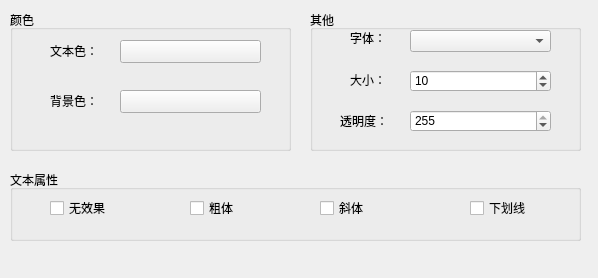
<?xml version="1.0" encoding="UTF-8"?>
<ui version="4.0">
 <class>qDropDownFont</class>
 <widget class="QWidget" name="qDropDownFont">
  <property name="geometry">
   <rect>
    <x>0</x>
    <y>0</y>
    <width>598</width>
    <height>278</height>
   </rect>
  </property>
  <property name="windowTitle">
   <string>Form</string>
  </property>
  <widget class="QGroupBox" name="groupBox">
   <property name="geometry">
    <rect>
     <x>10</x>
     <y>10</y>
     <width>281</width>
     <height>141</height>
    </rect>
   </property>
   <property name="layoutDirection">
    <enum>Qt::LeftToRight</enum>
   </property>
   <property name="title">
    <string>颜色</string>
   </property>
   <widget class="QLabel" name="label_5">
    <property name="geometry">
     <rect>
      <x>40</x>
      <y>30</y>
      <width>51</width>
      <height>21</height>
     </rect>
    </property>
    <property name="text">
     <string>文本色：</string>
    </property>
   </widget>
   <widget class="QLabel" name="label_6">
    <property name="geometry">
     <rect>
      <x>40</x>
      <y>80</y>
      <width>51</width>
      <height>21</height>
     </rect>
    </property>
    <property name="text">
     <string>背景色：</string>
    </property>
   </widget>
   <widget class="QPushButton" name="pushButton">
    <property name="geometry">
     <rect>
      <x>110</x>
      <y>30</y>
      <width>141</width>
      <height>23</height>
     </rect>
    </property>
    <property name="text">
     <string/>
    </property>
   </widget>
   <widget class="QPushButton" name="pushButton_2">
    <property name="geometry">
     <rect>
      <x>110</x>
      <y>80</y>
      <width>141</width>
      <height>23</height>
     </rect>
    </property>
    <property name="text">
     <string/>
    </property>
   </widget>
  </widget>
  <widget class="QGroupBox" name="groupBox_2">
   <property name="geometry">
    <rect>
     <x>10</x>
     <y>170</y>
     <width>571</width>
     <height>71</height>
    </rect>
   </property>
   <property name="title">
    <string>文本属性</string>
   </property>
   <widget class="QCheckBox" name="checkBox_1">
    <property name="geometry">
     <rect>
      <x>40</x>
      <y>30</y>
      <width>91</width>
      <height>16</height>
     </rect>
    </property>
    <property name="text">
     <string>无效果</string>
    </property>
   </widget>
   <widget class="QCheckBox" name="checkBox_2">
    <property name="geometry">
     <rect>
      <x>180</x>
      <y>30</y>
      <width>81</width>
      <height>16</height>
     </rect>
    </property>
    <property name="text">
     <string>粗体</string>
    </property>
   </widget>
   <widget class="QCheckBox" name="checkBox_3">
    <property name="geometry">
     <rect>
      <x>310</x>
      <y>30</y>
      <width>91</width>
      <height>16</height>
     </rect>
    </property>
    <property name="text">
     <string>斜体</string>
    </property>
   </widget>
   <widget class="QCheckBox" name="checkBox_4">
    <property name="geometry">
     <rect>
      <x>460</x>
      <y>30</y>
      <width>81</width>
      <height>16</height>
     </rect>
    </property>
    <property name="text">
     <string>下划线</string>
    </property>
   </widget>
  </widget>
  <widget class="QGroupBox" name="groupBox_3">
   <property name="geometry">
    <rect>
     <x>310</x>
     <y>10</y>
     <width>271</width>
     <height>141</height>
    </rect>
   </property>
   <property name="title">
    <string>其他</string>
   </property>
   <widget class="QSpinBox" name="spinBox">
    <property name="geometry">
     <rect>
      <x>100</x>
      <y>60</y>
      <width>141</width>
      <height>22</height>
     </rect>
    </property>
    <property name="minimum">
     <number>8</number>
    </property>
    <property name="maximum">
     <number>40</number>
    </property>
    <property name="value">
     <number>10</number>
    </property>
   </widget>
   <widget class="QComboBox" name="comboBox_fontType">
    <property name="geometry">
     <rect>
      <x>100</x>
      <y>20</y>
      <width>141</width>
      <height>22</height>
     </rect>
    </property>
   </widget>
   <widget class="QLabel" name="label_2">
    <property name="geometry">
     <rect>
      <x>40</x>
      <y>60</y>
      <width>51</width>
      <height>20</height>
     </rect>
    </property>
    <property name="layoutDirection">
     <enum>Qt::LeftToRight</enum>
    </property>
    <property name="text">
     <string>大小：</string>
    </property>
    <property name="alignment">
     <set>Qt::AlignLeading|Qt::AlignLeft|Qt::AlignVCenter</set>
    </property>
   </widget>
   <widget class="QLabel" name="label">
    <property name="geometry">
     <rect>
      <x>40</x>
      <y>20</y>
      <width>51</width>
      <height>16</height>
     </rect>
    </property>
    <property name="text">
     <string>字体：</string>
    </property>
   </widget>
   <widget class="QSpinBox" name="spinBox_tran">
    <property name="geometry">
     <rect>
      <x>100</x>
      <y>100</y>
      <width>141</width>
      <height>22</height>
     </rect>
    </property>
    <property name="maximum">
     <number>255</number>
    </property>
    <property name="value">
     <number>255</number>
    </property>
   </widget>
   <widget class="QLabel" name="label_4">
    <property name="geometry">
     <rect>
      <x>30</x>
      <y>100</y>
      <width>61</width>
      <height>21</height>
     </rect>
    </property>
    <property name="text">
     <string>透明度：</string>
    </property>
   </widget>
  </widget>
 </widget>
 <resources/>
 <connections/>
</ui>
